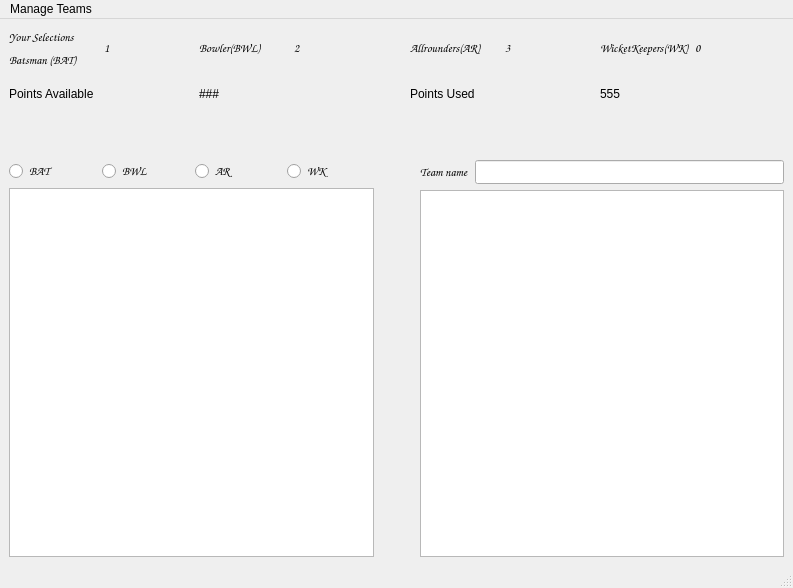
<?xml version="1.0" encoding="UTF-8"?>
<ui version="4.0">
 <class>MainWindow</class>
 <widget class="QMainWindow" name="MainWindow">
  <property name="geometry">
   <rect>
    <x>0</x>
    <y>0</y>
    <width>793</width>
    <height>588</height>
   </rect>
  </property>
  <property name="windowTitle">
   <string>MainWindow</string>
  </property>
  <widget class="QWidget" name="centralwidget">
   <layout class="QVBoxLayout" name="verticalLayout_3">
    <item>
     <layout class="QHBoxLayout" name="horizontalLayout">
      <item>
       <layout class="QVBoxLayout" name="verticalLayout_4">
        <item>
         <widget class="QLabel" name="label_7">
          <property name="font">
           <font>
            <family>Comic Sans MS</family>
            <pointsize>9</pointsize>
           </font>
          </property>
          <property name="text">
           <string>Your Selections</string>
          </property>
         </widget>
        </item>
        <item>
         <widget class="QLabel" name="label_2">
          <property name="font">
           <font>
            <family>Comic Sans MS</family>
            <pointsize>9</pointsize>
           </font>
          </property>
          <property name="text">
           <string>Batsman (BAT)</string>
          </property>
         </widget>
        </item>
       </layout>
      </item>
      <item>
       <widget class="QLabel" name="label_6">
        <property name="font">
         <font>
          <family>Comic Sans MS</family>
          <pointsize>9</pointsize>
         </font>
        </property>
        <property name="text">
         <string>1</string>
        </property>
       </widget>
      </item>
      <item>
       <widget class="QLabel" name="label_5">
        <property name="font">
         <font>
          <family>Comic Sans MS</family>
          <pointsize>9</pointsize>
         </font>
        </property>
        <property name="text">
         <string>Bowler(BWL)</string>
        </property>
       </widget>
      </item>
      <item>
       <widget class="QLabel" name="label_4">
        <property name="font">
         <font>
          <family>Comic Sans MS</family>
          <pointsize>9</pointsize>
         </font>
        </property>
        <property name="text">
         <string>2</string>
        </property>
       </widget>
      </item>
      <item>
       <spacer name="verticalSpacer">
        <property name="orientation">
         <enum>Qt::Vertical</enum>
        </property>
        <property name="sizeType">
         <enum>QSizePolicy::Fixed</enum>
        </property>
        <property name="sizeHint" stdset="0">
         <size>
          <width>20</width>
          <height>40</height>
         </size>
        </property>
       </spacer>
      </item>
      <item>
       <widget class="QLabel" name="label_3">
        <property name="font">
         <font>
          <family>Comic Sans MS</family>
          <pointsize>9</pointsize>
         </font>
        </property>
        <property name="text">
         <string>Allrounders(AR)</string>
        </property>
       </widget>
      </item>
      <item>
       <widget class="QLabel" name="label">
        <property name="font">
         <font>
          <family>Comic Sans MS</family>
          <pointsize>9</pointsize>
         </font>
        </property>
        <property name="text">
         <string>3</string>
        </property>
       </widget>
      </item>
      <item>
       <widget class="QLabel" name="label_9">
        <property name="font">
         <font>
          <family>Comic Sans MS</family>
          <pointsize>9</pointsize>
         </font>
        </property>
        <property name="text">
         <string>WicketKeepers(WK)</string>
        </property>
       </widget>
      </item>
      <item>
       <widget class="QLabel" name="label_8">
        <property name="font">
         <font>
          <family>Comic Sans MS</family>
          <pointsize>9</pointsize>
         </font>
        </property>
        <property name="text">
         <string>0</string>
        </property>
       </widget>
      </item>
     </layout>
    </item>
    <item>
     <layout class="QHBoxLayout" name="horizontalLayout_3">
      <item>
       <widget class="QLabel" name="label_11">
        <property name="font">
         <font>
          <pointsize>9</pointsize>
         </font>
        </property>
        <property name="text">
         <string>Points Available</string>
        </property>
       </widget>
      </item>
      <item>
       <widget class="QLabel" name="label_12">
        <property name="font">
         <font>
          <pointsize>9</pointsize>
         </font>
        </property>
        <property name="text">
         <string>###</string>
        </property>
       </widget>
      </item>
      <item>
       <spacer name="verticalSpacer_2">
        <property name="orientation">
         <enum>Qt::Vertical</enum>
        </property>
        <property name="sizeType">
         <enum>QSizePolicy::Fixed</enum>
        </property>
        <property name="sizeHint" stdset="0">
         <size>
          <width>20</width>
          <height>40</height>
         </size>
        </property>
       </spacer>
      </item>
      <item>
       <widget class="QLabel" name="label_13">
        <property name="font">
         <font>
          <pointsize>9</pointsize>
         </font>
        </property>
        <property name="text">
         <string>Points Used</string>
        </property>
        <property name="alignment">
         <set>Qt::AlignLeading|Qt::AlignLeft|Qt::AlignVCenter</set>
        </property>
       </widget>
      </item>
      <item>
       <widget class="QLabel" name="label_10">
        <property name="font">
         <font>
          <pointsize>9</pointsize>
         </font>
        </property>
        <property name="text">
         <string>555</string>
        </property>
        <property name="alignment">
         <set>Qt::AlignLeading|Qt::AlignLeft|Qt::AlignVCenter</set>
        </property>
       </widget>
      </item>
     </layout>
    </item>
    <item>
     <spacer name="verticalSpacer_3">
      <property name="orientation">
       <enum>Qt::Vertical</enum>
      </property>
      <property name="sizeType">
       <enum>QSizePolicy::Fixed</enum>
      </property>
      <property name="sizeHint" stdset="0">
       <size>
        <width>20</width>
        <height>40</height>
       </size>
      </property>
     </spacer>
    </item>
    <item>
     <layout class="QHBoxLayout" name="horizontalLayout_2">
      <item>
       <layout class="QVBoxLayout" name="verticalLayout">
        <item>
         <layout class="QHBoxLayout" name="horizontalLayout_4">
          <item>
           <widget class="QRadioButton" name="radioButton_4">
            <property name="font">
             <font>
              <family>Comic Sans MS</family>
              <pointsize>9</pointsize>
             </font>
            </property>
            <property name="text">
             <string>BAT</string>
            </property>
           </widget>
          </item>
          <item>
           <widget class="QRadioButton" name="radioButton_3">
            <property name="font">
             <font>
              <family>Comic Sans MS</family>
              <pointsize>9</pointsize>
             </font>
            </property>
            <property name="text">
             <string>BWL</string>
            </property>
           </widget>
          </item>
          <item>
           <widget class="QRadioButton" name="radioButton_2">
            <property name="font">
             <font>
              <family>Comic Sans MS</family>
              <pointsize>9</pointsize>
             </font>
            </property>
            <property name="text">
             <string>AR</string>
            </property>
           </widget>
          </item>
          <item>
           <widget class="QRadioButton" name="radioButton">
            <property name="font">
             <font>
              <family>Comic Sans MS</family>
              <pointsize>9</pointsize>
             </font>
            </property>
            <property name="text">
             <string>WK</string>
            </property>
           </widget>
          </item>
         </layout>
        </item>
        <item>
         <layout class="QHBoxLayout" name="horizontalLayout_5">
          <item>
           <widget class="QListWidget" name="listWidget">
            <property name="font">
             <font>
              <family>Comic Sans MS</family>
              <pointsize>9</pointsize>
             </font>
            </property>
           </widget>
          </item>
         </layout>
        </item>
       </layout>
      </item>
      <item>
       <spacer name="horizontalSpacer">
        <property name="orientation">
         <enum>Qt::Horizontal</enum>
        </property>
        <property name="sizeType">
         <enum>QSizePolicy::Fixed</enum>
        </property>
        <property name="sizeHint" stdset="0">
         <size>
          <width>40</width>
          <height>20</height>
         </size>
        </property>
       </spacer>
      </item>
      <item>
       <layout class="QVBoxLayout" name="verticalLayout_2">
        <item>
         <layout class="QHBoxLayout" name="horizontalLayout_6">
          <item>
           <widget class="QLabel" name="label_15">
            <property name="font">
             <font>
              <family>Comic Sans MS</family>
              <pointsize>9</pointsize>
             </font>
            </property>
            <property name="text">
             <string>Team name</string>
            </property>
           </widget>
          </item>
          <item>
           <widget class="QLineEdit" name="lineEdit">
            <property name="font">
             <font>
              <family>Comic Sans MS</family>
              <pointsize>9</pointsize>
             </font>
            </property>
           </widget>
          </item>
         </layout>
        </item>
        <item>
         <layout class="QHBoxLayout" name="horizontalLayout_7">
          <item>
           <widget class="QListWidget" name="listWidget_2">
            <property name="font">
             <font>
              <family>Comic Sans MS</family>
              <pointsize>9</pointsize>
             </font>
            </property>
           </widget>
          </item>
         </layout>
        </item>
       </layout>
      </item>
     </layout>
    </item>
   </layout>
  </widget>
  <widget class="QMenuBar" name="menubar">
   <property name="geometry">
    <rect>
     <x>0</x>
     <y>0</y>
     <width>793</width>
     <height>21</height>
    </rect>
   </property>
   <widget class="QMenu" name="menuManage_Teams">
    <property name="title">
     <string>Manage Teams</string>
    </property>
    <addaction name="actionNEW"/>
    <addaction name="actionOPEN"/>
    <addaction name="actionSAVE"/>
    <addaction name="actionEVALUATE"/>
   </widget>
   <addaction name="menuManage_Teams"/>
  </widget>
  <widget class="QStatusBar" name="statusbar"/>
  <action name="actionNEW">
   <property name="text">
    <string>NEW Team</string>
   </property>
  </action>
  <action name="actionOPEN">
   <property name="text">
    <string>OPEN Team</string>
   </property>
  </action>
  <action name="actionSAVE">
   <property name="text">
    <string>SAVE Team</string>
   </property>
  </action>
  <action name="actionEVALUATE">
   <property name="text">
    <string>EVALUATE Team</string>
   </property>
  </action>
 </widget>
 <resources/>
 <connections/>
</ui>
